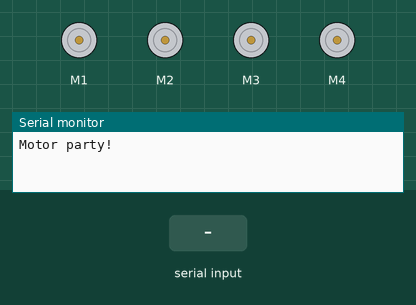
The sketch below on a simulated Arduino Uno, built with avr-gcc and run on an emulated ATmega328P. Parts: 4 × DC motor (green arrow = forward, orange = backward, longer = faster), the last lines printed to the serial monitor. The inputs (shaded band) are chosen by the test bench.

Above: at 1.2 s.
1.3 s: "f" received over Serial
At 2.5 s:
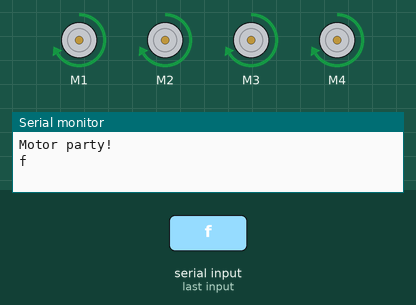
2.8 s: "r" received over Serial
At 3.8 s:
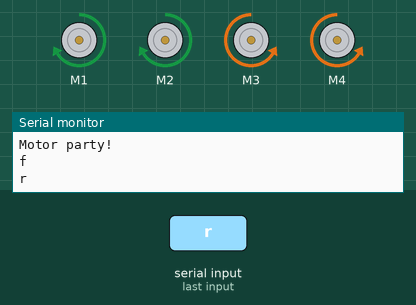
4.3 s: "l" received over Serial
At 4.9 s:
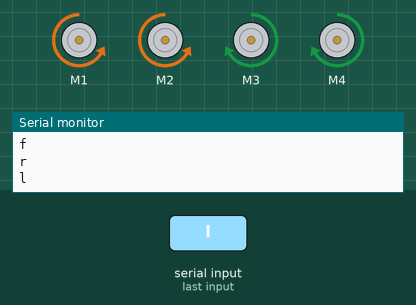
5.8 s: "b" received over Serial
At 6.1 s:
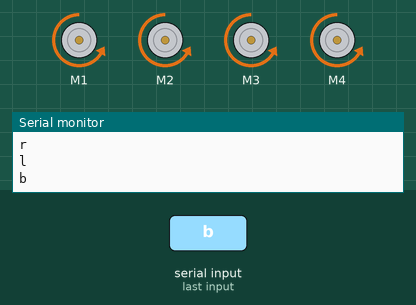
Timing chart, 0 to 8.3 s (numbered marks = the images above; inputs shaded):
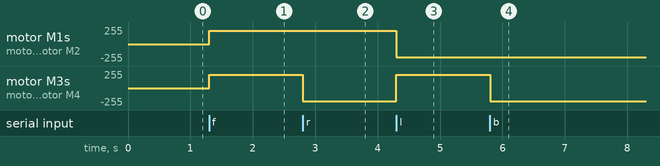

The sketch:

BluetoothRobot.ino
```cpp
// (licence header left out)
#include <AFMotor.h>

// DC motors
AF_DCMotor motor1(1);
AF_DCMotor motor2(2);
AF_DCMotor motor3(3);
AF_DCMotor motor4(4);

void setup() {
  Serial.begin(9600);           // set up Serial library at 9600 bps
  Serial.println("Motor party!");

  // turn on motors
  motor1.setSpeed(200);
  motor2.setSpeed(200);
  motor3.setSpeed(200);
  motor4.setSpeed(200);
  motor1.run(RELEASE);
  motor2.run(RELEASE);
  motor3.run(RELEASE);
  motor4.run(RELEASE);
}

int i;
char val = 'S';

// Test the DC motor
void loop() {
  if ( Serial.available() )
  {
    val = Serial.read();
    Serial.println(val);
  }

  if( val == 's' )
  {
    motor1.setSpeed(0);
    motor2.setSpeed(0);
    motor3.setSpeed(0);
    motor4.setSpeed(0);

  }
  else if( val == 'f' )
  {
    motor1.run(FORWARD);
    motor2.run(FORWARD);
    motor3.run(FORWARD);
    motor4.run(FORWARD);
    motor1.setSpeed(200);
    motor2.setSpeed(200);
    motor3.setSpeed(200);
    motor4.setSpeed(200);
  }
  else if( val == 'r' )
  {
    motor1.run(FORWARD);
    motor2.run(FORWARD);
    motor3.run(BACKWARD);
    motor4.run(BACKWARD);
    motor1.setSpeed(200);
    motor2.setSpeed(200);
    motor3.setSpeed(200);
    motor4.setSpeed(200);
  }
  else if( val == 'l' )
  {
    motor1.run(BACKWARD);
    motor2.run(BACKWARD);
    motor3.run(FORWARD);
    motor4.run(FORWARD);
    motor1.setSpeed(200);
    motor2.setSpeed(200);
    motor3.setSpeed(200);
    motor4.setSpeed(200);
  }
  else if( val == 'b' )
  {
    motor1.run(BACKWARD);
    motor2.run(BACKWARD);
    motor3.run(BACKWARD);
    motor4.run(BACKWARD);
    motor1.setSpeed(200);
    motor2.setSpeed(200);
    motor3.setSpeed(200);
    motor4.setSpeed(200);
  }

}
```

Measured:
- after the input at 1.3 s, motor M1–4: stopped → forward 200/255 at once
- after the input at 2.8 s, motor M3, motor M4: forward 200/255 → backward 200/255 at once
- after the input at 4.3 s, motor M1, motor M2: forward 200/255 → backward 200/255 at once; motor M3, motor M4: backward 200/255 → forward 200/255 at once
- after the input at 5.8 s, motor M3, motor M4: forward 200/255 → backward 200/255 at once
